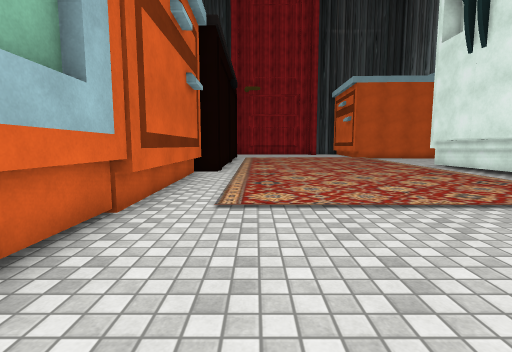
View 1 (above)

17 first-person views from a walk through a scene from a Unity 3-D project. The camera is 1.3 m above the floor, tilts 6° down and sees 85° across. The floor is counted in squares, 1.1 m on a side. Each view is taken from the middle of a square. On the plan, view 1 faces up. The plan holds only what a view shows up to about 13 squares ahead; the rest is blank. The place goes on beyond the plan. The player character is not drawn. Some surface patterns are stand-ins.

View 2
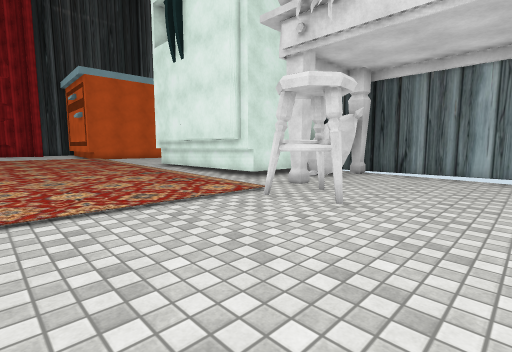

View 3
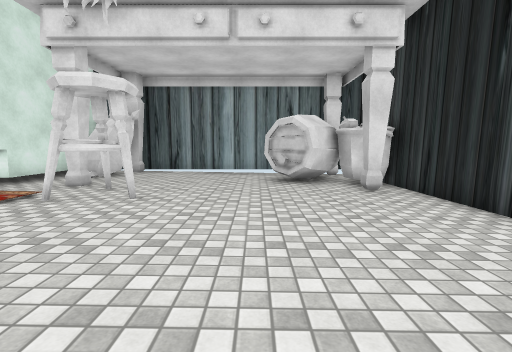

View 4
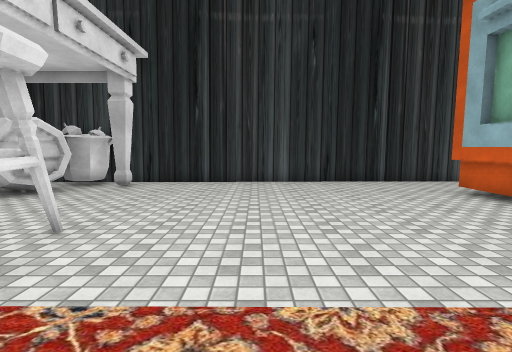

View 5
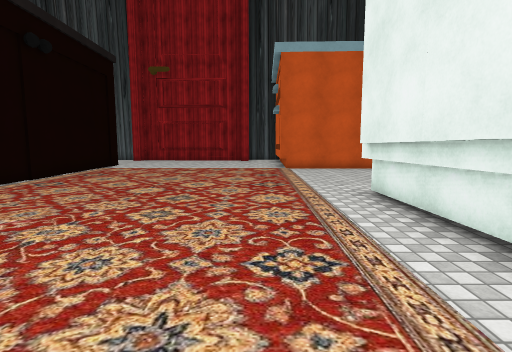

View 6
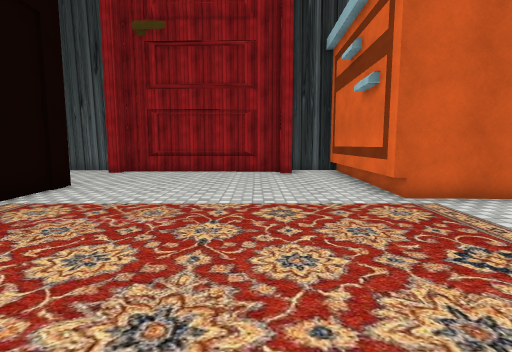

View 7
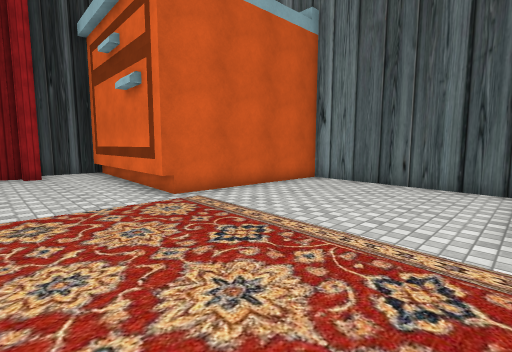

View 8
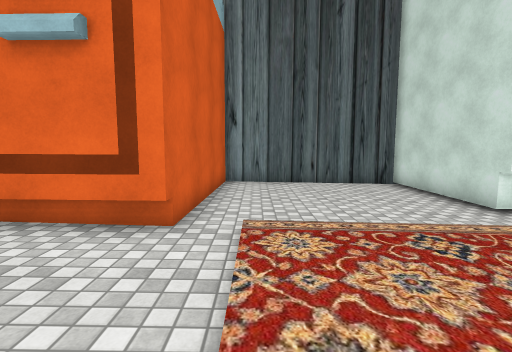

View 9
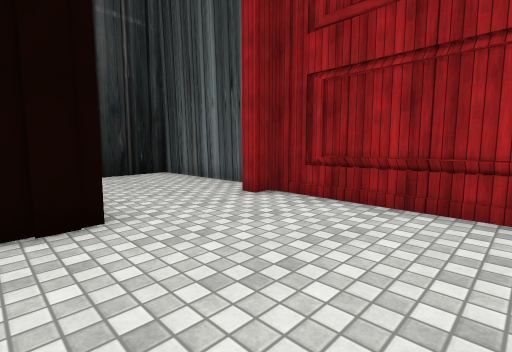

View 10
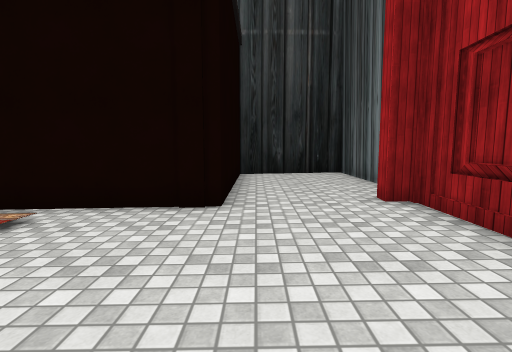

View 11
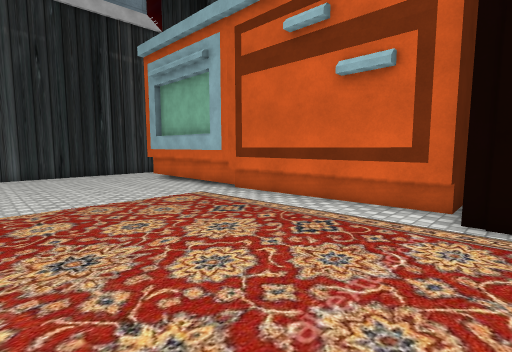

View 12
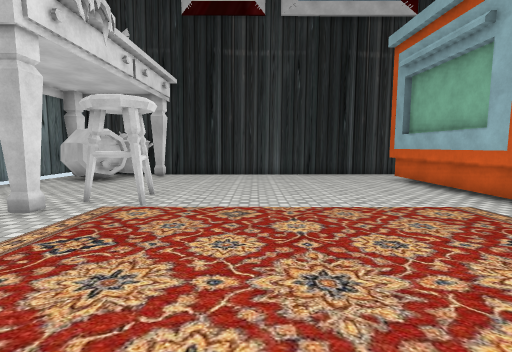

View 13
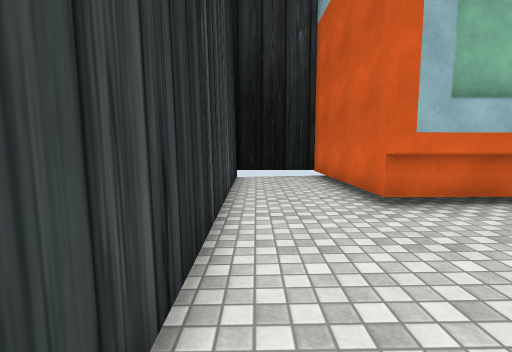

View 14
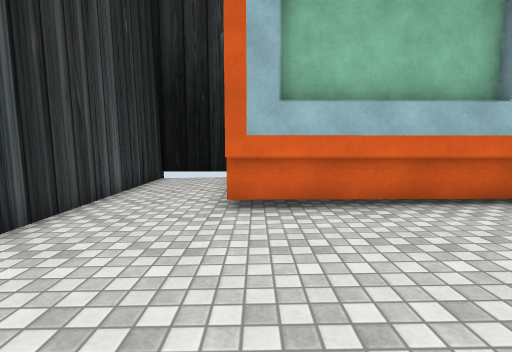

View 15
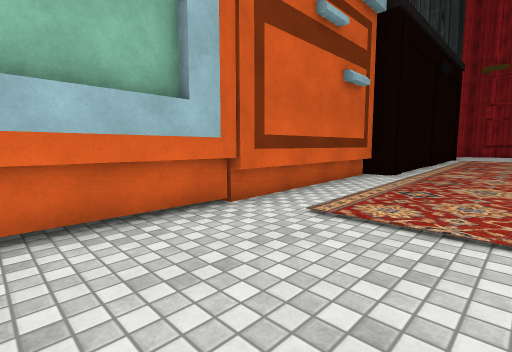

View 16
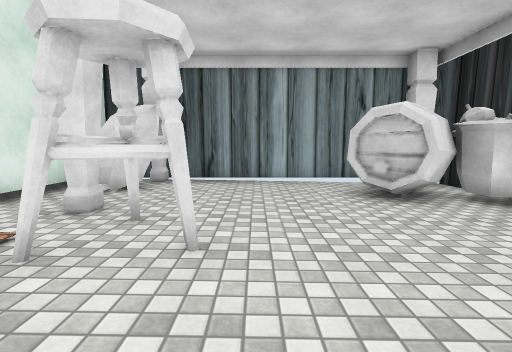

View 17
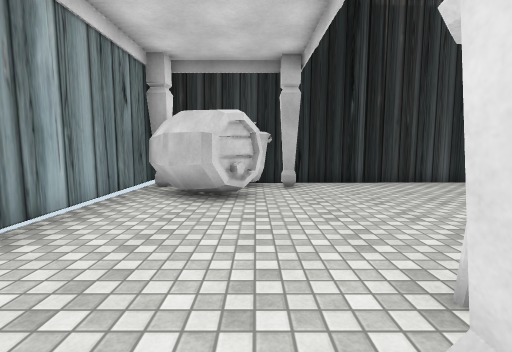

### Floor plan
Key: @ floor where view 1 was taken; # wall or solid block; . main floor; : floor 0.25 m higher than the main floor; + floor 0.5 m higher than the main floor; / step, stairs or slope; O other object.
Columns run from 8 left of view 1 to 14 right of it. Each row starts with its distance up from view 1.
 27 #########    ####
 26 #+++++#+######++O
 25 #+++++++++++++++O
 24 #+++++++++++++++O
 23 #++++++++++++++OO
 22 #     #++++++++OO
 21        ++++++++OOOO
 20        ::::::::::::####
 19        :////////::::::#
 18        :++++++++::::::#
 17        :++++++++::::::#
 16        :++++++++::::::#
 15        :++++++++::::::#
 14        :++++++++:######
 13        ::::::::::#
 12        ::::::::::#
 11     ###::::::::::#
 10      OO::::::::::#
  9       O::::::::::#
  8       O::::::::::#
  7       O::::::::::###
  6       O.::::::::...###
  5       O.::::::::.#..###
  4       O........##.....#
  3       O........#......#
  2       O...............#
  1       O...............#
  0       O.@.............#
 -1  OOOOOO............##.#
 -2 #.................#####
 -3 #................###
 -4 #.................#
 -5 ###################

Positions as (right, up) in squares from view 1, and headings:
1: (0, 0), facing up
2: (2, 0), facing up-right
3: (1, 0), facing right
4: (4, 7), facing down
5: (6, 7), facing up
6: (4, 14), facing up
7: (4, 14), facing up-right
8: (3, 19), facing right
9: (3, 21), facing up-left
10: (4, 23), facing left
11: (4, 12), facing down-left
12: (4, 11), facing down
13: (3, -4), facing left
14: (3, -1), facing left
15: (2, 1), facing up-left
16: (4, 2), facing right
17: (10, 6), facing down
